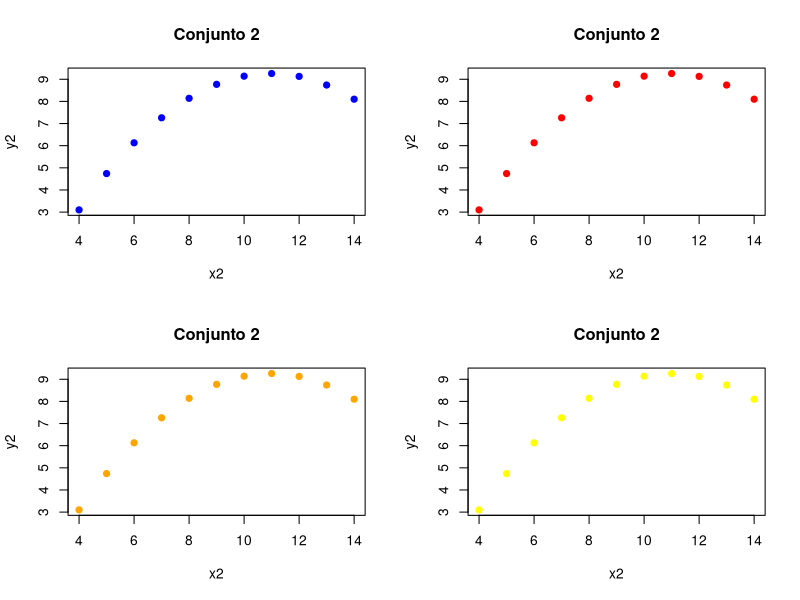

This figure's R source:
# Correlacion de continuacion

# Ingresar pares de dato 

x2 <- c(10.0, 8.0, 13.0, 9.0, 11.0, 14.0, 6.0, 4.0, 12.0, 7.0, 5.0)
y2 <- c(9.14, 8.14, 8.74, 8.77, 9.26, 8.10, 6.13, 3.10, 9.13, 7.26, 4.74)

mean(x2)
mean(y2)

#  Grafica de datos 
par(mfrow=c(2,2))
plot(x2, y2, col="blue",
     main="Conjunto 2", pch=19)
plot(x2, y2, col="red",
     main="Conjunto 2", pch=19)
plot(x2, y2, col="orange",
     main="Conjunto 2", pch=19)
plot(x2, y2, col="yellow",
     main="Conjunto 2", pch=19)
